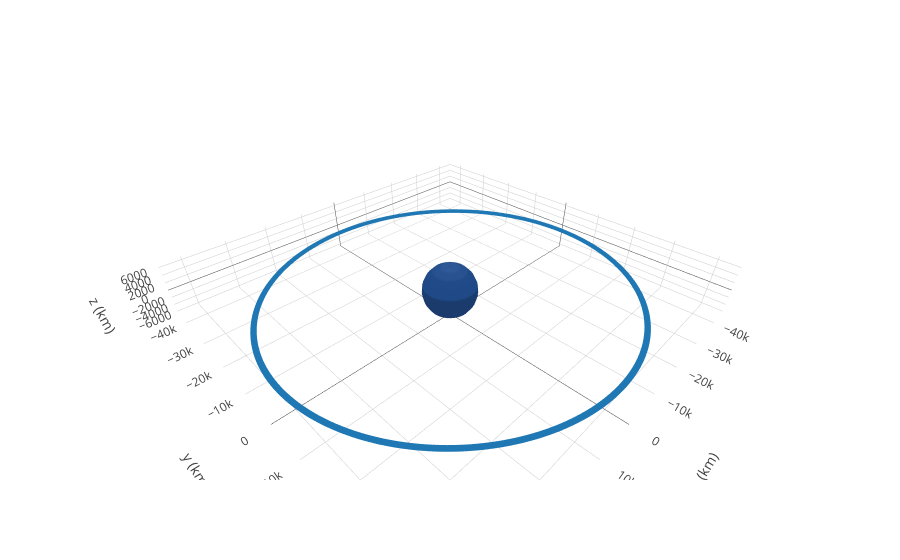

Notebook code cell kept with this figure:
### Code cell
frame = OrbitPlotter3D()

frame.set_attractor(Earth)
frame.plot_trajectory(rr, label='orbit influenced by Moon')
frame.show()

### Figure 1 — Plotly figure (JSON) as saved in the notebook; plotly's stock layout.template omitted (floating-point values rounded to 4 significant figures; data arrays with more than 128 entries replaced by an {"elided": "..."} marker saying what was removed)
{"data": [{"line": {"dash": "solid", "width": 5}, "mode": "lines", "name": "orbit influenced by Moon", "type": "scatter3d", "uid": "b4d2ead8-b277-11e8-b505-a0afbda902ef", "x": {"elided": "1000 float values"}, "y": {"elided": "1000 float values"}, "z": {"elided": "1000 float values"}}, {"cauto": false, "cmax": 1, "cmin": 1, "colorscale": [[0, "#204a87"], [1, "#204a87"]], "name": "Earth", "showscale": false, "type": "surface", "uid": "b4d2ead9-b277-11e8-b505-a0afbda902ef", "x": {"elided": "20x20 float values"}, "y": {"elided": "20x20 float values"}, "z": {"elided": "20x20 float values"}}], "layout": {"autosize": true, "scene": {"aspectmode": "data", "xaxis": {"title": "x (km)"}, "yaxis": {"title": "y (km)"}, "zaxis": {"title": "z (km)"}}}}
